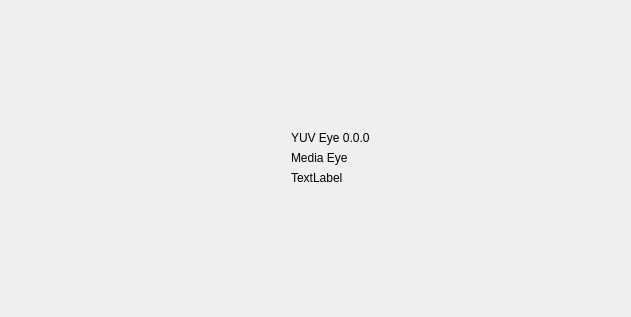
<?xml version="1.0" encoding="UTF-8"?>
<ui version="4.0">
 <class>AboutWindow</class>
 <widget class="QMainWindow" name="AboutWindow">
  <property name="geometry">
   <rect>
    <x>0</x>
    <y>0</y>
    <width>631</width>
    <height>317</height>
   </rect>
  </property>
  <property name="windowTitle">
   <string>MainWindow</string>
  </property>
  <widget class="QWidget" name="centralwidget">
   <layout class="QVBoxLayout" name="verticalLayout">
    <item>
     <spacer name="verticalSpacer_2">
      <property name="orientation">
       <enum>Qt::Vertical</enum>
      </property>
      <property name="sizeHint" stdset="0">
       <size>
        <width>20</width>
        <height>105</height>
       </size>
      </property>
     </spacer>
    </item>
    <item>
     <layout class="QHBoxLayout" name="horizontalLayout">
      <item>
       <spacer name="horizontalSpacer">
        <property name="orientation">
         <enum>Qt::Horizontal</enum>
        </property>
        <property name="sizeHint" stdset="0">
         <size>
          <width>40</width>
          <height>20</height>
         </size>
        </property>
       </spacer>
      </item>
      <item>
       <widget class="QLabel" name="logo_img">
        <property name="text">
         <string/>
        </property>
       </widget>
      </item>
      <item>
       <layout class="QVBoxLayout" name="verticalLayout_3">
        <property name="leftMargin">
         <number>16</number>
        </property>
        <item>
         <spacer name="verticalSpacer_3">
          <property name="orientation">
           <enum>Qt::Vertical</enum>
          </property>
          <property name="sizeHint" stdset="0">
           <size>
            <width>20</width>
            <height>40</height>
           </size>
          </property>
         </spacer>
        </item>
        <item>
         <widget class="QLabel" name="title_label">
          <property name="sizePolicy">
           <sizepolicy hsizetype="Fixed" vsizetype="Fixed">
            <horstretch>0</horstretch>
            <verstretch>0</verstretch>
           </sizepolicy>
          </property>
          <property name="text">
           <string>YUV Eye 0.0.0</string>
          </property>
          <property name="textFormat">
           <enum>Qt::AutoText</enum>
          </property>
         </widget>
        </item>
        <item>
         <widget class="QLabel" name="sub_title_label">
          <property name="sizePolicy">
           <sizepolicy hsizetype="Fixed" vsizetype="Fixed">
            <horstretch>0</horstretch>
            <verstretch>0</verstretch>
           </sizepolicy>
          </property>
          <property name="text">
           <string>Media Eye</string>
          </property>
         </widget>
        </item>
        <item>
         <widget class="QLabel" name="website">
          <property name="text">
           <string>TextLabel</string>
          </property>
         </widget>
        </item>
        <item>
         <spacer name="verticalSpacer_4">
          <property name="orientation">
           <enum>Qt::Vertical</enum>
          </property>
          <property name="sizeHint" stdset="0">
           <size>
            <width>20</width>
            <height>40</height>
           </size>
          </property>
         </spacer>
        </item>
       </layout>
      </item>
      <item>
       <spacer name="horizontalSpacer_2">
        <property name="orientation">
         <enum>Qt::Horizontal</enum>
        </property>
        <property name="sizeHint" stdset="0">
         <size>
          <width>40</width>
          <height>20</height>
         </size>
        </property>
       </spacer>
      </item>
     </layout>
    </item>
    <item>
     <spacer name="verticalSpacer">
      <property name="orientation">
       <enum>Qt::Vertical</enum>
      </property>
      <property name="sizeHint" stdset="0">
       <size>
        <width>20</width>
        <height>105</height>
       </size>
      </property>
     </spacer>
    </item>
   </layout>
  </widget>
 </widget>
 <resources/>
 <connections/>
</ui>
